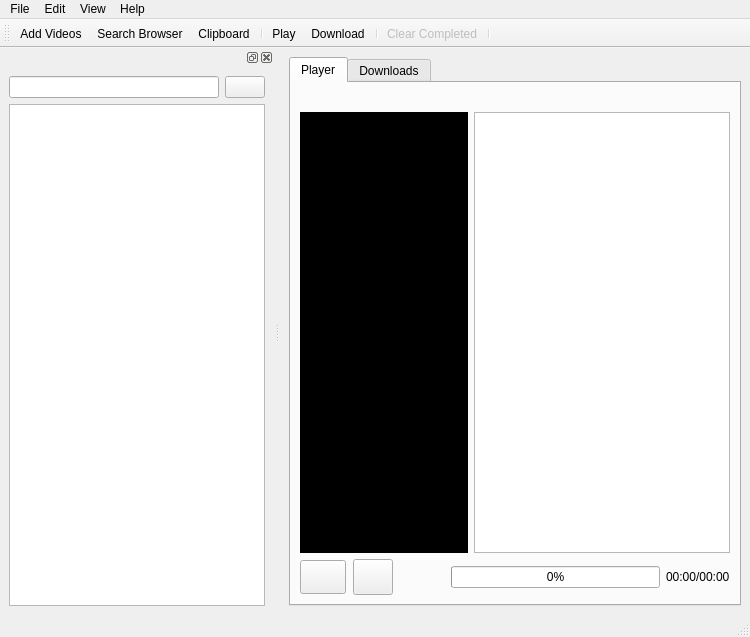
<?xml version="1.0" encoding="UTF-8"?>
<ui version="4.0">
 <class>MainWindow</class>
 <widget class="QMainWindow" name="MainWindow">
  <property name="windowModality">
   <enum>Qt::NonModal</enum>
  </property>
  <property name="geometry">
   <rect>
    <x>0</x>
    <y>0</y>
    <width>750</width>
    <height>637</height>
   </rect>
  </property>
  <property name="minimumSize">
   <size>
    <width>700</width>
    <height>600</height>
   </size>
  </property>
  <property name="mouseTracking">
   <bool>false</bool>
  </property>
  <property name="windowTitle">
   <string notr="true">WatchVideo</string>
  </property>
  <property name="windowIcon">
   <iconset resource="icons.qrc">
    <normaloff>:/media/watchvideo-32x32.png</normaloff>:/media/watchvideo-32x32.png</iconset>
  </property>
  <widget class="QWidget" name="centralwidget">
   <layout class="QVBoxLayout" name="verticalLayout">
    <item>
     <widget class="QTabWidget" name="tab_widget">
      <property name="currentIndex">
       <number>0</number>
      </property>
      <widget class="QWidget" name="tab_player">
       <attribute name="title">
        <string>Player</string>
       </attribute>
       <layout class="QVBoxLayout" name="verticalLayout_4">
        <item>
         <widget class="QLabel" name="nameLabel">
          <property name="styleSheet">
           <string notr="true"/>
          </property>
          <property name="text">
           <string/>
          </property>
         </widget>
        </item>
        <item>
         <layout class="QHBoxLayout" name="horizontalLayout_3">
          <item>
           <widget class="QWidget" name="videoWidget" native="true">
            <property name="sizePolicy">
             <sizepolicy hsizetype="MinimumExpanding" vsizetype="MinimumExpanding">
              <horstretch>0</horstretch>
              <verstretch>0</verstretch>
             </sizepolicy>
            </property>
            <property name="minimumSize">
             <size>
              <width>0</width>
              <height>300</height>
             </size>
            </property>
            <property name="mouseTracking">
             <bool>true</bool>
            </property>
            <property name="styleSheet">
             <string notr="true">background-color: rgb(0, 0, 0);</string>
            </property>
           </widget>
          </item>
          <item>
           <widget class="QTreeWidget" name="playlistWidget">
            <property name="sizePolicy">
             <sizepolicy hsizetype="Minimum" vsizetype="Expanding">
              <horstretch>0</horstretch>
              <verstretch>0</verstretch>
             </sizepolicy>
            </property>
            <property name="mouseTracking">
             <bool>true</bool>
            </property>
            <property name="selectionMode">
             <enum>QAbstractItemView::ExtendedSelection</enum>
            </property>
            <property name="rootIsDecorated">
             <bool>false</bool>
            </property>
            <attribute name="headerVisible">
             <bool>false</bool>
            </attribute>
            <attribute name="headerDefaultSectionSize">
             <number>30</number>
            </attribute>
            <column>
             <property name="text">
              <string notr="true">-</string>
             </property>
             <property name="whatsThis">
              <string notr="true"/>
             </property>
            </column>
            <column>
             <property name="text">
              <string notr="true">-</string>
             </property>
             <property name="whatsThis">
              <string/>
             </property>
            </column>
           </widget>
          </item>
         </layout>
        </item>
        <item>
         <layout class="QHBoxLayout" name="horizontalLayout">
          <item>
           <widget class="QStackedWidget" name="stackedWidget">
            <property name="enabled">
             <bool>true</bool>
            </property>
            <property name="sizePolicy">
             <sizepolicy hsizetype="Fixed" vsizetype="Fixed">
              <horstretch>0</horstretch>
              <verstretch>0</verstretch>
             </sizepolicy>
            </property>
            <property name="minimumSize">
             <size>
              <width>47</width>
              <height>36</height>
             </size>
            </property>
            <property name="maximumSize">
             <size>
              <width>47</width>
              <height>34</height>
             </size>
            </property>
            <property name="currentIndex">
             <number>0</number>
            </property>
            <widget class="QWidget" name="page">
             <widget class="QPushButton" name="btn_play">
              <property name="enabled">
               <bool>true</bool>
              </property>
              <property name="geometry">
               <rect>
                <x>0</x>
                <y>0</y>
                <width>46</width>
                <height>34</height>
               </rect>
              </property>
              <property name="minimumSize">
               <size>
                <width>46</width>
                <height>34</height>
               </size>
              </property>
              <property name="maximumSize">
               <size>
                <width>46</width>
                <height>34</height>
               </size>
              </property>
              <property name="text">
               <string/>
              </property>
              <property name="icon">
               <iconset resource="icons.qrc">
                <normaloff>:/media/start.png</normaloff>:/media/start.png</iconset>
              </property>
             </widget>
            </widget>
            <widget class="QWidget" name="page_2">
             <property name="enabled">
              <bool>true</bool>
             </property>
             <widget class="QPushButton" name="btn_pause">
              <property name="enabled">
               <bool>true</bool>
              </property>
              <property name="geometry">
               <rect>
                <x>0</x>
                <y>0</y>
                <width>46</width>
                <height>34</height>
               </rect>
              </property>
              <property name="sizePolicy">
               <sizepolicy hsizetype="Fixed" vsizetype="Fixed">
                <horstretch>0</horstretch>
                <verstretch>0</verstretch>
               </sizepolicy>
              </property>
              <property name="minimumSize">
               <size>
                <width>46</width>
                <height>34</height>
               </size>
              </property>
              <property name="maximumSize">
               <size>
                <width>46</width>
                <height>34</height>
               </size>
              </property>
              <property name="text">
               <string/>
              </property>
              <property name="icon">
               <iconset resource="icons.qrc">
                <normaloff>:/media/pause.png</normaloff>:/media/pause.png</iconset>
              </property>
             </widget>
            </widget>
           </widget>
          </item>
          <item>
           <widget class="QPushButton" name="btn_stop">
            <property name="sizePolicy">
             <sizepolicy hsizetype="Fixed" vsizetype="Preferred">
              <horstretch>46</horstretch>
              <verstretch>34</verstretch>
             </sizepolicy>
            </property>
            <property name="text">
             <string/>
            </property>
            <property name="icon">
             <iconset resource="icons.qrc">
              <normaloff>:/media/stop.png</normaloff>:/media/stop.png</iconset>
            </property>
           </widget>
          </item>
          <item>
           <widget class="QPushButton" name="btn_replay">
            <property name="sizePolicy">
             <sizepolicy hsizetype="Fixed" vsizetype="Fixed">
              <horstretch>46</horstretch>
              <verstretch>34</verstretch>
             </sizepolicy>
            </property>
            <property name="minimumSize">
             <size>
              <width>46</width>
              <height>34</height>
             </size>
            </property>
            <property name="text">
             <string/>
            </property>
            <property name="icon">
             <iconset resource="icons.qrc">
              <normaloff>:/media/refresh.png</normaloff>:/media/refresh.png</iconset>
            </property>
            <property name="flat">
             <bool>true</bool>
            </property>
           </widget>
          </item>
          <item>
           <widget class="Slider" name="progressBar">
            <property name="maximum">
             <number>1000</number>
            </property>
            <property name="value">
             <number>0</number>
            </property>
           </widget>
          </item>
          <item>
           <widget class="QLabel" name="timeLabel">
            <property name="statusTip">
             <string notr="true"/>
            </property>
            <property name="text">
             <string notr="true">00:00/00:00</string>
            </property>
           </widget>
          </item>
         </layout>
        </item>
       </layout>
      </widget>
      <widget class="QWidget" name="tab_downloads">
       <attribute name="title">
        <string>Downloads</string>
       </attribute>
       <layout class="QVBoxLayout" name="verticalLayout_2">
        <item>
         <widget class="QTreeWidget" name="tree_downloads">
          <property name="alternatingRowColors">
           <bool>true</bool>
          </property>
          <property name="selectionMode">
           <enum>QAbstractItemView::ExtendedSelection</enum>
          </property>
          <property name="itemsExpandable">
           <bool>true</bool>
          </property>
          <property name="allColumnsShowFocus">
           <bool>true</bool>
          </property>
          <property name="columnCount">
           <number>5</number>
          </property>
          <attribute name="headerDefaultSectionSize">
           <number>140</number>
          </attribute>
          <attribute name="headerMinimumSectionSize">
           <number>60</number>
          </attribute>
          <attribute name="headerStretchLastSection">
           <bool>true</bool>
          </attribute>
          <column>
           <property name="text">
            <string>Title</string>
           </property>
          </column>
          <column>
           <property name="text">
            <string>Size</string>
           </property>
          </column>
          <column>
           <property name="text">
            <string>Progress</string>
           </property>
          </column>
          <column>
           <property name="text">
            <string>Speed</string>
           </property>
          </column>
          <column>
           <property name="text">
            <string>Time Left</string>
           </property>
          </column>
         </widget>
        </item>
       </layout>
      </widget>
     </widget>
    </item>
   </layout>
  </widget>
  <widget class="QMenuBar" name="menubar">
   <property name="geometry">
    <rect>
     <x>0</x>
     <y>0</y>
     <width>750</width>
     <height>21</height>
    </rect>
   </property>
   <widget class="QMenu" name="menuFile">
    <property name="title">
     <string>File</string>
    </property>
    <addaction name="a_quit"/>
   </widget>
   <widget class="QMenu" name="menuEdit">
    <property name="title">
     <string>Edit</string>
    </property>
    <addaction name="a_preferences"/>
   </widget>
   <widget class="QMenu" name="menuHelp">
    <property name="title">
     <string>Help</string>
    </property>
    <addaction name="a_about"/>
   </widget>
   <widget class="QMenu" name="menuView">
    <property name="title">
     <string>View</string>
    </property>
    <addaction name="a_viewSearch"/>
   </widget>
   <addaction name="menuFile"/>
   <addaction name="menuEdit"/>
   <addaction name="menuView"/>
   <addaction name="menuHelp"/>
  </widget>
  <widget class="QStatusBar" name="statusbar"/>
  <widget class="QToolBar" name="toolBar">
   <property name="enabled">
    <bool>true</bool>
   </property>
   <property name="windowTitle">
    <string notr="true">toolBar</string>
   </property>
   <property name="toolTip">
    <string>Shortcut to get the links from the clipboard</string>
   </property>
   <property name="iconSize">
    <size>
     <width>32</width>
     <height>32</height>
    </size>
   </property>
   <property name="toolButtonStyle">
    <enum>Qt::ToolButtonTextUnderIcon</enum>
   </property>
   <attribute name="toolBarArea">
    <enum>TopToolBarArea</enum>
   </attribute>
   <attribute name="toolBarBreak">
    <bool>false</bool>
   </attribute>
   <addaction name="a_addVideos"/>
   <addaction name="a_searchBrowser"/>
   <addaction name="a_clipboard"/>
   <addaction name="separator"/>
   <addaction name="a_play"/>
   <addaction name="a_download"/>
   <addaction name="separator"/>
   <addaction name="a_clearCompleted"/>
   <addaction name="separator"/>
  </widget>
  <widget class="SearchWidget" name="dockWidget">
   <property name="sizePolicy">
    <sizepolicy hsizetype="Preferred" vsizetype="Preferred">
     <horstretch>0</horstretch>
     <verstretch>0</verstretch>
    </sizepolicy>
   </property>
   <property name="minimumSize">
    <size>
     <width>101</width>
     <height>131</height>
    </size>
   </property>
   <property name="windowTitle">
    <string/>
   </property>
   <attribute name="dockWidgetArea">
    <number>1</number>
   </attribute>
   <widget class="QWidget" name="dockWidgetContents">
    <layout class="QVBoxLayout" name="verticalLayout_3">
     <item>
      <layout class="QHBoxLayout" name="horizontalLayout_2">
       <item>
        <widget class="SearchField" name="searchLine">
         <property name="sizePolicy">
          <sizepolicy hsizetype="Expanding" vsizetype="Fixed">
           <horstretch>0</horstretch>
           <verstretch>0</verstretch>
          </sizepolicy>
         </property>
         <property name="styleSheet">
          <string notr="true"/>
         </property>
        </widget>
       </item>
       <item>
        <widget class="QPushButton" name="b_search">
         <property name="text">
          <string/>
         </property>
         <property name="icon">
          <iconset resource="icons.qrc">
           <normaloff>:/media/search.png</normaloff>:/media/search.png</iconset>
         </property>
        </widget>
       </item>
      </layout>
     </item>
     <item>
      <widget class="QTreeWidget" name="resultsWidget">
       <property name="selectionMode">
        <enum>QAbstractItemView::ExtendedSelection</enum>
       </property>
       <property name="rootIsDecorated">
        <bool>false</bool>
       </property>
       <property name="wordWrap">
        <bool>true</bool>
       </property>
       <property name="headerHidden">
        <bool>true</bool>
       </property>
       <attribute name="headerMinimumSectionSize">
        <number>50</number>
       </attribute>
       <column>
        <property name="text">
         <string notr="true">1</string>
        </property>
       </column>
      </widget>
     </item>
    </layout>
   </widget>
  </widget>
  <action name="a_addVideos">
   <property name="icon">
    <iconset resource="icons.qrc">
     <normaloff>:/media/harddisk-add.png</normaloff>:/media/harddisk-add.png</iconset>
   </property>
   <property name="text">
    <string>Add Videos</string>
   </property>
   <property name="toolTip">
    <string>Add one or more links to download or play directly in your favorite mediaplayer.</string>
   </property>
  </action>
  <action name="a_searchBrowser">
   <property name="icon">
    <iconset resource="icons.qrc">
     <normaloff>:/media/Web-browser.png</normaloff>:/media/Web-browser.png</iconset>
   </property>
   <property name="text">
    <string>Search Browser</string>
   </property>
   <property name="toolTip">
    <string>Searches open windows and tabs in your browser for flash videos (only Firefox and derivatives are suported)</string>
   </property>
  </action>
  <action name="a_clearCompleted">
   <property name="enabled">
    <bool>false</bool>
   </property>
   <property name="icon">
    <iconset resource="icons.qrc">
     <normaloff>:/media/edit-clear-list.png</normaloff>:/media/edit-clear-list.png</iconset>
   </property>
   <property name="text">
    <string>Clear Completed</string>
   </property>
  </action>
  <action name="a_about">
   <property name="icon">
    <iconset resource="icons.qrc">
     <normaloff>:/media/watchvideo-32x32.png</normaloff>:/media/watchvideo-32x32.png</iconset>
   </property>
   <property name="text">
    <string>About</string>
   </property>
  </action>
  <action name="a_preferences">
   <property name="icon">
    <iconset resource="icons.qrc">
     <normaloff>:/media/preferences.png</normaloff>:/media/preferences.png</iconset>
   </property>
   <property name="text">
    <string>Preferences</string>
   </property>
  </action>
  <action name="a_quit">
   <property name="icon">
    <iconset resource="icons.qrc">
     <normaloff>:/media/quit.png</normaloff>:/media/quit.png</iconset>
   </property>
   <property name="text">
    <string>Quit</string>
   </property>
  </action>
  <action name="a_clipboard">
   <property name="icon">
    <iconset resource="icons.qrc">
     <normaloff>:/media/klipper.png</normaloff>:/media/klipper.png</iconset>
   </property>
   <property name="text">
    <string>Clipboard</string>
   </property>
   <property name="toolTip">
    <string>Fetch link from the clipboard</string>
   </property>
  </action>
  <action name="a_play">
   <property name="icon">
    <iconset resource="icons.qrc">
     <normaloff>:/media/internet-play.png</normaloff>:/media/internet-play.png</iconset>
   </property>
   <property name="text">
    <string>Play</string>
   </property>
   <property name="toolTip">
    <string>Shortcut to play the video(s) from the url(s) on the clipboard</string>
   </property>
  </action>
  <action name="a_download">
   <property name="icon">
    <iconset resource="icons.qrc">
     <normaloff>:/media/internet-download.png</normaloff>:/media/internet-download.png</iconset>
   </property>
   <property name="text">
    <string>Download</string>
   </property>
   <property name="toolTip">
    <string>Shortcut to download the video(s) from the url(s) on the clipboard</string>
   </property>
  </action>
  <action name="a_viewSearch">
   <property name="checkable">
    <bool>true</bool>
   </property>
   <property name="checked">
    <bool>true</bool>
   </property>
   <property name="text">
    <string>Search</string>
   </property>
  </action>
 </widget>
 <customwidgets>
  <customwidget>
   <class>SearchField</class>
   <extends>QLineEdit</extends>
   <header>searchfield.h</header>
  </customwidget>
  <customwidget>
   <class>SearchWidget</class>
   <extends>QDockWidget</extends>
   <header>search_widget.h</header>
   <container>1</container>
  </customwidget>
  <customwidget>
   <class>Slider</class>
   <extends>QProgressBar</extends>
   <header>slider.h</header>
  </customwidget>
 </customwidgets>
 <resources>
  <include location="icons.qrc"/>
 </resources>
 <connections/>
</ui>
